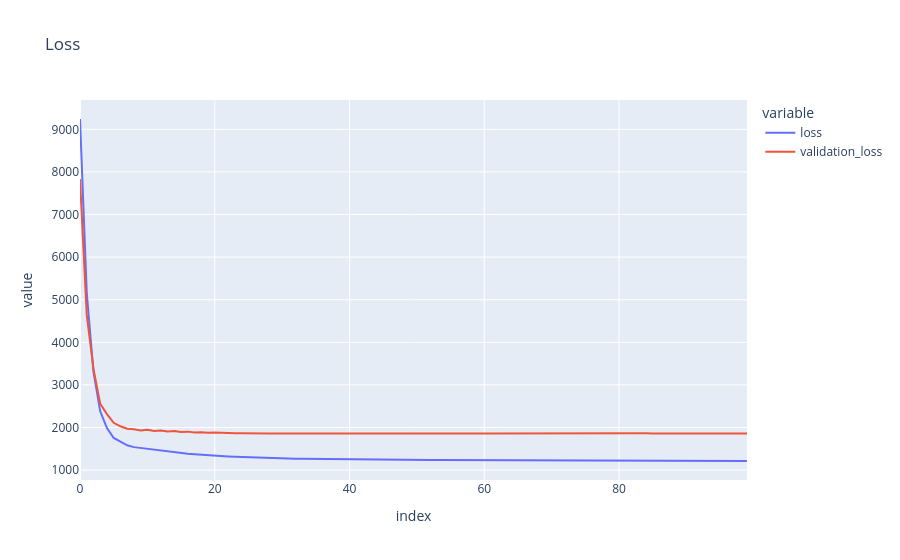
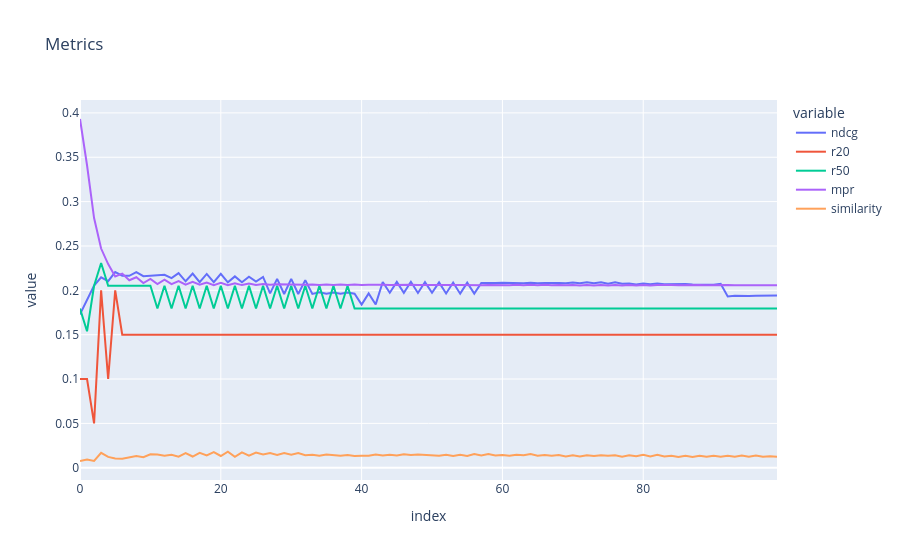

Write notebook code for charts like these, in order.
### Code cell
losses_df = pd.DataFrame(
    [
        lmf.losses.cpu().numpy(),
        lmf.validation_losses.cpu().numpy(),
        lmf.ndcg_history.cpu().numpy(),
        lmf.recall20_history.cpu().numpy(),
        lmf.recall50_history.cpu().numpy(),
        lmf.mpr_history.cpu().numpy(),
        lmf.similarity_history.cpu().numpy(),
    ]
).T
losses_df.columns = ["loss", "validation_loss", "ndcg", "r20", "r50", "mpr", "similarity"]

px.line(
    losses_df, x=losses_df.index, y=["loss", "validation_loss"], title="Loss"
).show()
px.line(losses_df, x=losses_df.index, y=["ndcg", "r20", "r50", "mpr", "similarity"], title="Metrics").show()
